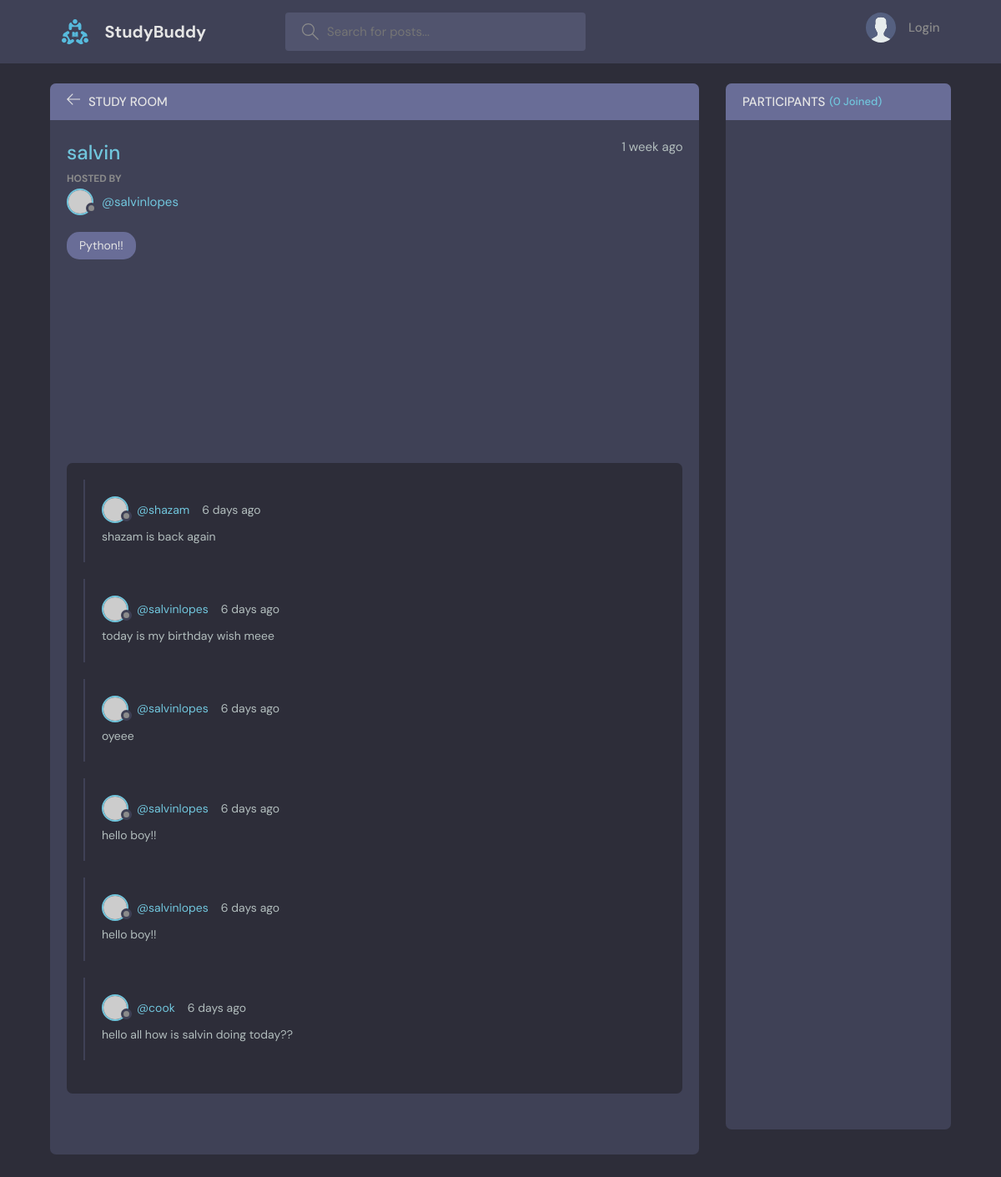
/room/13/, run on the app's committed database.
### base/models.py (models this page shows, shortened)
class Room(models.Model):
    host = models.ForeignKey(User,on_delete=models.SET_NULL,null=True)
    topic = models.ForeignKey(Topic,on_delete = models.SET_NULL,null=True)
    name = models.CharField(max_length=200)
    description = models.TextField(null=True , blank = True)
    participants = models.ManyToManyField(User,related_name='participants',blank=True) #AGAIN GOD MODE
    updated = models.DateTimeField(auto_now=True)
    created = models.DateTimeField(auto_now_add=True)
    class Meta:
        ordering = ['-updated','-created']

class Topic(models.Model):
    name = models.CharField(max_length=200)
    def __str__(self):
        return self.name

class Message(models.Model):
    user = models.ForeignKey(User,on_delete=models.CASCADE)
    room = models.ForeignKey(Room,on_delete=models.CASCADE)
    body = models.TextField()
    updated = models.DateTimeField(auto_now=True)
    created = models.DateTimeField(auto_now_add=True)
    class Meta:
        ordering = ['-updated','-created']

### base/views.py (the view, shortened to what this page needs)
# urls.py: path('room/<str:pk>/', views.room , name='room'),
def room(request,pk):
    room = Room.objects.get(id=pk)
    room_messages = room.message_set.all()
    participants = room.participants.all()
    context = {'room':room,
    'room_messages':room_messages,'participants':participants,
    }
    return render(request,'base/room.html',context)

### base/templates/base/room.html (shortened to what this page needs)
{% extends 'main.html' %}
{% load static %}
{% block content %}
    <main class="profile-page layout layout--2">
      <div class="container">
        <div class="room">
          <div class="room__top">
            <div class="room__topLeft">
              <a href="{% url 'home' %}">
                <svg version="1.1" xmlns="http://www.w3.org/2000/svg" width="32" height="32" viewBox="0 0 32 32">
                  <title>arrow-left</title>
                  <path
                    d="M13.723 2.286l-13.723 13.714 13.719 13.714 1.616-1.611-10.96-10.96h27.625v-2.286h-27.625l10.965-10.965-1.616-1.607z"
                  ></path>
                </svg>
              </a>
              <h3>Study Room</h3>
            </div>
          </div>
          <div class="room__box scroll">
            <div class="room__header scroll">
              <div class="room__info">
                <h3>{{ room.name }}</h3>
                <span>{{ room.created|timesince }} ago</span>
              </div>
              <div class="room__hosted">
                <p>Hosted By</p>
                <a href="{% url 'user-profile' room.host.id %}" class="room__author">
                  <div class="avatar avatar--small">
                    <img src="https://randomuser.me/api/portraits/men/37.jpg" />
                  </div>
                  <span>@{{ room.host.username }}</span>
                </a>
              </div>
              <span class="room__topics">{{ room.topic }}</span>
            </div>
            <div class="room__conversation">
              <div class="threads scroll">
                {% for message in room_messages %}
                <div class="thread">
                  <div class="thread__top">
                    <div class="thread__author">
                      <a href="{% url 'user-profile' message.user.id %}" class="thread__authorInfo">
                        <div class="avatar avatar--small">
                          <img src="https://randomuser.me/api/portraits/men/37.jpg" />
                        </div>
                        <span>@{{ message.user.username }}</span>
                      </a>
                      <span class="thread__date">{{message.created|timesince}} ago</span>
                    </div>
                  </div>
                  <div class="thread__details">
                    {{ message.body }}
                  </div>
                </div>
                {% endfor %}
              </div>
            </div>
          </div>
        </div>
        <div class="participants">
          <h3 class="participants__top">Participants <span>({{ participants.count }} Joined)</span></h3>
          <div class="participants__list scroll">
          </div>
        </div>
      </div>
    </main>
    {% endblock content %}

### static/styles/style.css (style rules this page uses)
:root { --color-main: #71c6dd; --color-main-light: #e1f6fb; --color-dark: #3f4156; --color-dark-medium: #51546e; --color-dark-light: #696d97; --color-light: #e5e5e5; --color-gray: #8b8b8b; --color-light-gray: #b2bdbd; --color-bg: #2d2d39; --color-success: #5dd693; --color-error: #fc4b0b; }
* { font-family: "DM Sans", -apple-system, BlinkMacSystemFont, "Segoe UI", Roboto, Oxygen, Ubuntu, Cantarell, "Open Sans", "Helvetica Neue", sans-serif; margin: 0; padding: 0; box-sizing: border-box; text-rendering: optimizeLegibility; font-size: inherit; }
html { font-size: 56.25%; }
@media only screen and (min-width: 1200px) { html { font-size: 62.5%; } }
body { line-height: 1.6; font-weight: 400; font-size: 1.5rem; color: var(--color-light-gray); background-color: var(--color-bg); min-height: 100vh; }
img { width: 100%; }
a { display: inline-block; color: var(--color-main); text-decoration: none; }
.container { max-width: 120rem; width: 90%; margin: auto; }
.avatar { position: relative; display: inline-block; border-radius: 50%; border: 2px solid var(--color-main); }
.avatar img { display: block; border-radius: 50%; object-fit: cover; object-position: center; }
.avatar::after { content: ""; display: block; position: absolute; background-color: var(--color-gray); z-index: 111; border-radius: 50%; border: 0.3rem solid var(--color-dark); }
.avatar.avatar--small img { width: 2.8rem; height: 2.8rem; }
.avatar.avatar--small:after { width: 0.7rem; height: 0.7rem; bottom: 0px; right: -6px; }
.layout { margin-top: 2.4rem; }
.layout > .container { display: flex; justify-content: space-between; align-items: flex-start; }
.layout--2 > .container > div:first-child { flex-basis: 72%; }
.layout--2 > .container > div:last-child { flex-basis: 25%; }
.room, .participants { background: var(--color-dark); max-height: 87.5vh; border-radius: 0.7rem; overflow: hidden; position: relative; }
.room__top, .participants__top { background: var(--color-dark-light); display: flex; justify-content: space-between; align-items: center; padding: 1rem 2rem; position: relative; }
.room__top svg, .thread__top svg { width: 1.6rem; height: 1.6rem; fill: var(--color-light); cursor: pointer; }
.room__topLeft { display: flex; align-items: flex-end; gap: 1rem; }
.room__topLeft h3, .participants__top { text-transform: uppercase; font-weight: 500; color: var(--color-light); }
.room__topLeft svg { width: 1.6rem; height: 1.6rem; fill: var(--color-light); }
.room__header { max-height: 30vh; overflow-y: auto; position: absolute; width: 95%; background: var(--color-dark); z-index: 999; top: 4.4rem; padding-top: 2rem; padding-bottom: 1rem; }
.room__box { padding-left: 2rem; padding-right: 2rem; height: 80.5vh; padding-bottom: 0; }
.room__info { display: flex; justify-content: space-between; }
.room__info h3 { font-size: 2.4rem; font-weight: 500; color: var(--color-main); }
.room__hosted p { text-transform: uppercase; color: var(--color-gray); font-size: 1.2rem; font-weight: 700; line-height: 2; }
.room__author { display: flex; gap: 1rem; align-items: center; margin-bottom: 1rem; transition: all 0.3s ease-in-out; }
.room__topics { padding: 0.5rem 1.5rem; background: var(--color-dark-light); color: var(--color-light); display: inline-block; font-size: 1.4rem; border-radius: 1.5rem; margin: 1rem 0; }
.room__conversation { margin-top: 1rem; margin-bottom: 4rem; height: 64%; }
.threads { background: var(--color-bg); border-radius: 0.7rem; overflow-y: auto; height: 100%; margin-top: 28vh; padding: 0 2rem 4rem 2rem; }
.thread { border-left: 2px solid var(--color-dark); padding-left: 1rem; margin: 2rem 0; padding: 2rem; }
.thread__top { display: flex; align-items: center; justify-content: space-between; }
.thread__author { display: flex; align-items: center; gap: 1.5rem; font-size: 1.4rem; }
.thread__authorInfo { display: flex; align-items: center; gap: 1rem; }
.thread__details { font-size: 1.4rem; margin-top: 0.5rem; }
.participants__top span { color: var(--color-main); font-size: 1.3rem; text-transform: none; }
.participants__top { justify-content: flex-start; gap: 0.5rem; }
.participants__list { padding: 2rem; height: 82.5vh; overflow-y: scroll; padding-bottom: 0; }

### data on the page
Room: name "salvin", created "1 week", host.username "salvinlopes", topic "Python!!"
Message: user.username "shazam", created "6 days", body "shazam is back again"
Message: user.username "salvinlopes", created "6 days", body "today is my birthday wish meee"
Message: user.username "salvinlopes", created "6 days", body "oyeee"
Message: user.username "salvinlopes", created "6 days", body "hello boy!!"
Message: user.username "salvinlopes", created "6 days", body "hello boy!!"
Message: user.username "cook", created "6 days", body "hello all how is salvin doing today??"

### other printed values
{{ participants.count }} "0"
